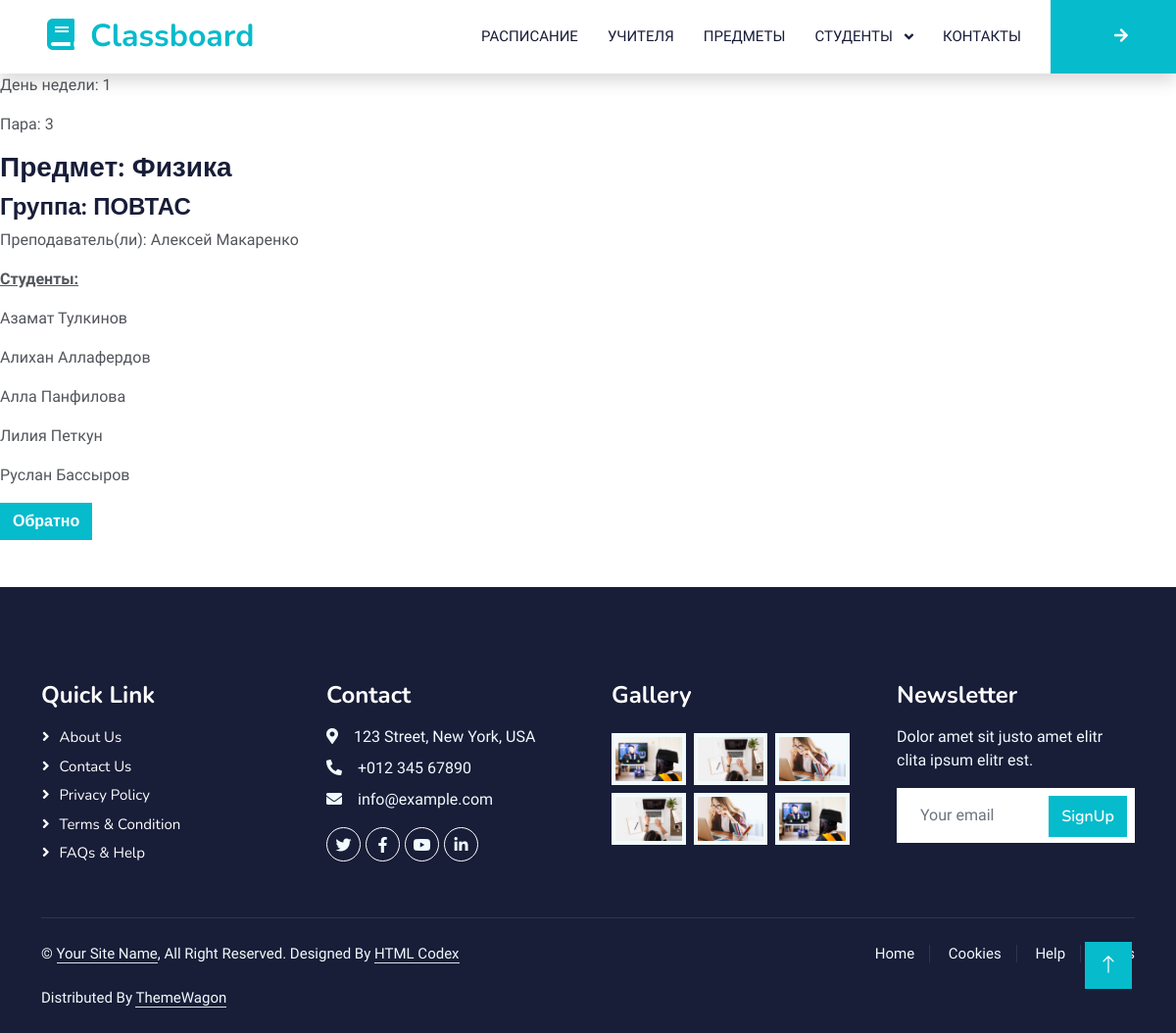
Screenshot of /classboard/1 with the database file from the repository.
### classboard/models.py (models this page shows, shortened)
class Classboard(models.Model):
    class_day = models.CharField(verbose_name='День недели', max_length=6, choices=SubjectByDayChoices.choices,
                                  default=SubjectByDayChoices.MO)
    class_pair = models.CharField(verbose_name='Пара', max_length=6, choices=SubjectPairChoices.choices,
                                  default=SubjectPairChoices.PAIR_1)
    subject_name = models.ForeignKey(verbose_name='Занятие', to='subjects.Subject', on_delete=models.CASCADE)
    group = models.ForeignKey(verbose_name='Группа', to='students.Group', on_delete=models.CASCADE)
    teacher = models.ManyToManyField(verbose_name='Преподаватель', to='teachers.Teacher', related_name='classboard_teacher')
    class Meta:
        ordering = ['subject_name', ]
        verbose_name = 'Расписание'
        verbose_name_plural = 'Расписание'

### subjects/models.py (models this page shows, shortened)
class SubjectAbstract(models.Model):
    name = models.CharField(verbose_name='Название предмета', max_length=100)
    class Meta:
        abstract = True
        verbose_name = 'Занятие'
        verbose_name_plural = 'Занятия'

class Subject(SubjectAbstract):
    class Meta:
        verbose_name = 'Предмет'
        verbose_name_plural = 'Предметы'
    def __str__(self) -> str:
        return f'{self.name}'

### students/models.py (models this page shows)
class Group(models.Model):
    name = models.CharField(
        verbose_name="Группа", max_length=100, blank=True, null=True
    )
    class Meta:
        verbose_name = "Группа"
        verbose_name_plural = "Группы"
        ordering = ["name"]
    def __str__(self) -> str:
        return f"{self.name}"

class Student(PersonAbstract):
    group = models.ForeignKey(
        verbose_name="Группа",
        to="Group",
        on_delete=models.CASCADE,
        related_name="student_group",
    )
    on_subject = models.ManyToManyField(
        verbose_name="Предмет", to="subjects.Subject", related_name="student_subject"
    )
    class Meta:
        verbose_name = "Студент"
        verbose_name_plural = "Студенты"
        ordering = ["first_name", "last_name"]

### teachers/models.py (models this page shows, shortened)
class Teacher(PersonAbstract):
    subject = models.ManyToManyField(to='subjects.Subject', related_name='subject_teacher')
    class Meta:
        verbose_name = 'Учитель'
        verbose_name_plural = 'Учителя'
        ordering = ['first_name', 'last_name']
    def __str__(self):
        return f'{self.first_name} {self.last_name}'

### classboard/views.py (the view)
# urls.py: path('', classboard_view, name='classboard_view'),
def classboard_view(request, pk=None) -> render:
    if not pk:
        template_ = "classboard_all.html"
        classboard_all = filters_students_options(request)
        context = {
            "classboard_all": classboard_all,
            "group": Group.objects.all(),
            "days": SubjectByDayChoices.choices,
            "pair": SubjectPairChoices.choices,
        }
    else:
        template_ = "classboard_item.html"
        classboard_current = get_object_or_404(Classboard, pk=pk)
        students_filter_q = Q(group_id=classboard_current.group)
        students = Student.objects.filter(students_filter_q).select_related("group")
        context = {
            "classboard_current": classboard_current,
            "students": students,
        }
    return render(request=request, template_name=template_, context=context)

### persons/models.py (called while the page is built)
    def __str__(self):
        return f'{self.first_name} {self.last_name}'

### classboard/templates/classboard_item.html (shortened to what this page needs)
{% extends 'layout/base.html' %}
{% block content %}
    <div class="col-12">
        <p>День недели: {{ classboard_current.class_day }} </p>
        <p>Пара: {{ classboard_current.class_pair }} </p>
        <h3>Предмет: {{ classboard_current.subject_name }}</h3>
        <h4>Группа: {{ classboard_current.group }}</h4>
        <p>Преподаватель(ли):
            {% for item_teacher in classboard_current.teacher.all %}
                {{ item_teacher }}
            {% endfor %}
        <p><strong><u>Студенты:</u></strong>
            {% for item_student in students %}
                <p>{{ item_student }}</p>
            {% endfor %}
        </p>
    </div>
    <p>
        <a class="btn btn-primary" href="{% url 'classboard_view' %}"> Обратно </a>
    </p>
{% endblock content %}

### static/css/style.css (style rules this page uses)
:root { --primary: #06BBCC; --light: #F0FBFC; --dark: #181d38; }
.btn { font-family: 'Nunito', sans-serif; font-weight: 600; transition: .5s; }
.btn.btn-primary, .btn.btn-secondary { color: #FFFFFF; }

### rows the page displays
Classboard: class_day "1", class_pair "3", subject_name "Физика", group "ПОВТАС"
Teacher: first_name+last_name "Алексей Макаренко"
Student: first_name+last_name "Азамат Тулкинов"
Student: first_name+last_name "Алихан Аллафердов"
Student: first_name+last_name "Алла Панфилова"
Student: first_name+last_name "Лилия Петкун"
Student: first_name+last_name "Руслан Бассыров"
